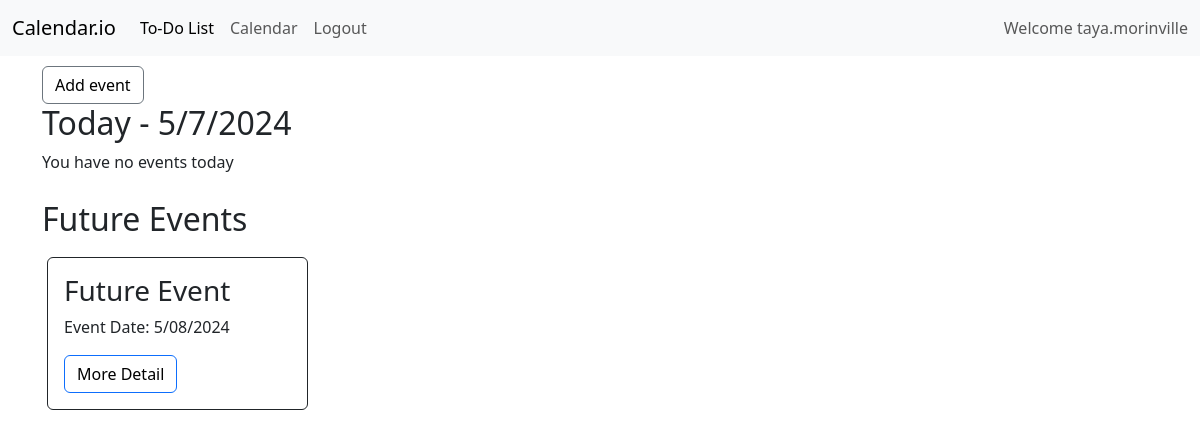
The page / (signed in) on the database as committed earlier.
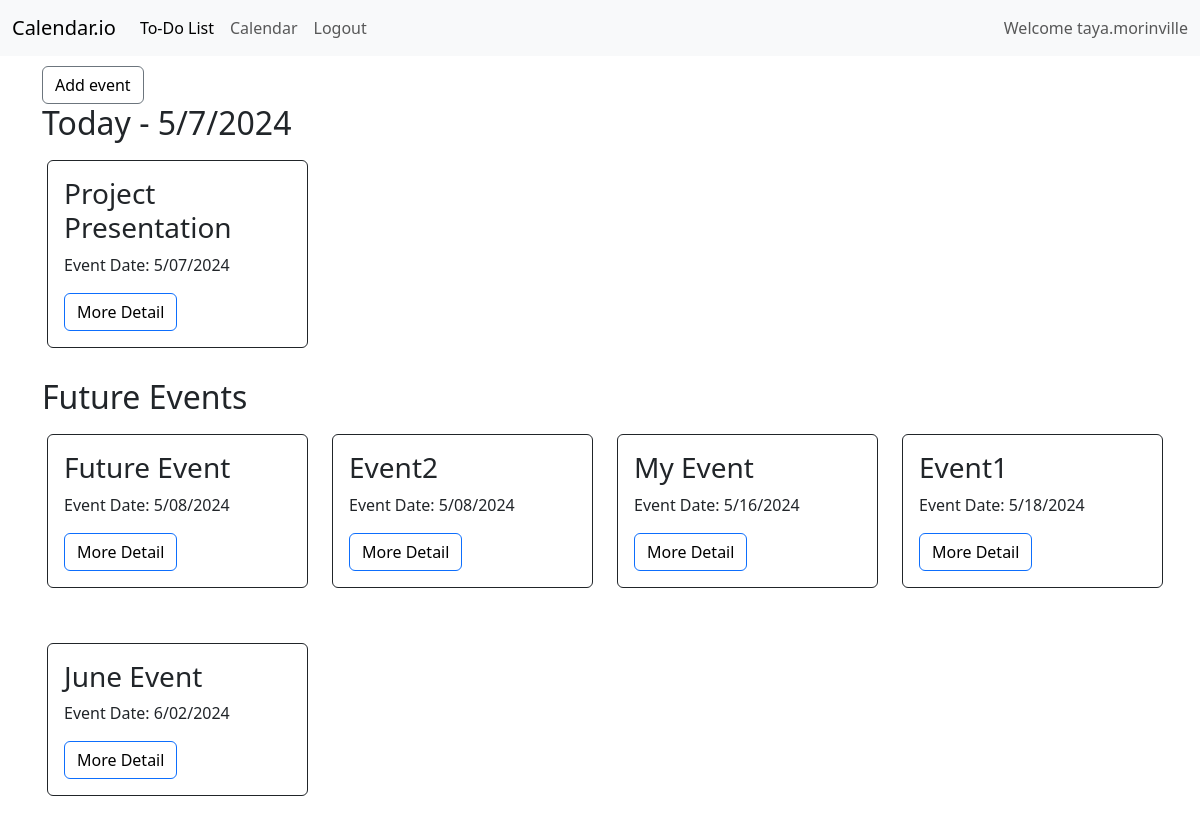
The same page on the database as committed later.
### calendarAPP/models.py (models this page shows, shortened)
class Event(models.Model):
    event_id = models.AutoField(primary_key=True)
    title = models.CharField(max_length=100)
    description = models.CharField(max_length=300)
    event_date = models.DateTimeField()
    users_event = models.ForeignKey(User, on_delete=models.CASCADE) # Each event is associated with one user

### calendarAPP/views.py (the view)
# urls.py: path('', views.home, name='home'),
def home(request):
    if request.user.is_authenticated:
        event_list_future = Event.objects.filter(users_event_id=request.user.id, event_date__date__gt=date.today()).order_by("event_date")
        event_list_today = Event.objects.filter(users_event_id=request.user.id, event_date__date=date.today()).order_by("event_date")
        return render(request, 'calendarAPP/index.html', {'today_events' : event_list_today, 'future_events' : event_list_future})
    else:
        return render(request, 'calendarAPP/login.html', {})

### calendarAPP/templates/calendarAPP/index.html (shortened to what this page needs)
{% extends 'calendarAPP/base.html' %}
{% block content %}
    <a href="{% url 'cal:add_event' %}" class="btn btn-secondary" style="margin-top: 10px">Add event</a>
    <div class="today">
        <h2>Today - <script> document.write(new Date().toLocaleDateString()); </script></h2>
        <div class="row">
            {% if today_events %}
                {% for event in today_events %}
                    <div class="col-sm-3">
                        <div class="card border border-dark w-100" style="margin-left: 5px;">
                            <div class="card-body">
                                <h3 class="card-title">{{event.title}}</h3>
                                <p class="card-text">Event Date: {{event.event_date|date:"n/d/Y"}}</p>
                                <a href="{% url "cal:event_detail" event.pk %}" class="btn btn-primary">More Detail</a>
                            </div>
                        </div>
                    </div>
                {% endfor %}
            {% else %}
                <p>You have no events today</p>
            {% endif %}
        </div>
    </div>
    <div class="future" style="margin-top: 10px">
        <h2>Future Events</h2>
        <div class="row">
            {% if future_events %}
                {% for event in future_events %}
                    <div class="col-sm-3"  style="margin-bottom: 25px;">
                        <div class="card border border-dark w-100" style="margin-left: 5px;">
                            <div class="card-body">
                                <h3 class="card-title">{{event.title}}</h3>
                                <p class="card-text">Event Date: {{event.event_date|date:"n/d/Y"}}</p>
                                <a href="{% url "cal:event_detail" event.pk %}" class="btn btn-outline-primary">More Detail</a>
                            </div>
                        </div>
                    </div>
                {% endfor %}
            {% else %}
                <p>You have no future events</p>
            {% endif %}
        </div>
    </div>
{% endblock %}

### calendarAPP/templates/calendarAPP/base.html (shortened to what this page needs)
{% load static %}
<!doctype html>
<html lang="en">
  <head>
    <link href="https://cdn.jsdelivr.net/npm/bootstrap@5.3.3/dist/css/bootstrap.min.css" rel="stylesheet">
    <link rel="stylesheet" href="{% static 'calendarAPP/css/styles.css' %}">
  </head>
  <body>
    {% include 'calendarAPP/navbar.html' %}
    <div class="container">
        {% block content %}
        {% endblock %}
    </div>
    </body>
</html>

### calendarAPP/templates/calendarAPP/navbar.html (shortened to what this page needs)
<nav class="navbar navbar-expand-lg bg-body-tertiary">
    <div class="container-fluid">
      <a class="navbar-brand" href="{% url 'cal:home'%}">Calendar.io</a>
      <div class="collapse navbar-collapse" id="navbarNav">
        <ul class="navbar-nav">
          {% if user.is_authenticated %}
            <li class="nav-item">
              <a class="nav-link active" aria-current="page" href="{% url 'cal:home'%}">To-Do List</a>
            </li>
            <li class="nav-item">
              <a class="nav-link" href="{% url 'cal:calendar'%}">Calendar</a>
            </li>
            <li class="nav-item">
              <a class="nav-link" href="{% url 'cal:logout' %}">Logout</a>
            </li>
          {% endif %}
        </ul>
      </div>
      <span class="navbar-text">
        Welcome {{request.user.username}}
      </span>
    </div>
  </nav>

### calendarAPP/static/calendarAPP/css/styles.css (style rules this page uses)
ul { height: 100%; padding: 0px 5px 0px 20px; }
a { color: #17a2b8; }
.btn { outline: none; color: black; background-color: transparent; box-shadow: 0 0 0 0; }
.container { justify-content: center; align-items: center; }
.card { border: 5px; margin-left: 50px; margin-right: 50px; margin-top: 10px; margin-bottom: 20px; }

Rows that differ between the two databases and show on the page:
added Event: title "Project Presentation", event_date "5/07/2024", shown under "5/7/2024Today -"
added Event: title "Event2", event_date "5/08/2024", shown under "Future Events"
added Event: title "My Event", event_date "5/16/2024", shown under "Future Events"
added Event: title "Event1", event_date "5/18/2024", shown under "Future Events"
added Event: title "June Event", event_date "6/02/2024", shown under "Future Events"
Other text that changed with them:
text no longer shown: "You have no events today"
